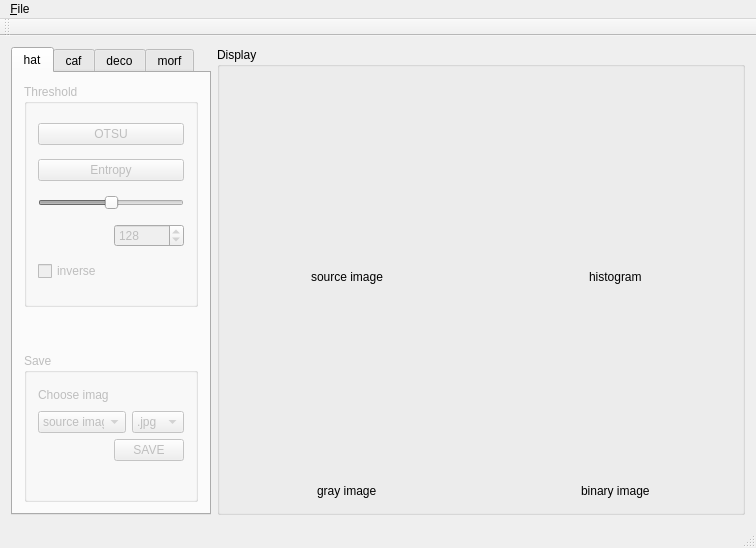
<?xml version="1.0" encoding="UTF-8"?>
<ui version="4.0">
 <class>jimbox</class>
 <widget class="QMainWindow" name="jimbox">
  <property name="geometry">
   <rect>
    <x>0</x>
    <y>0</y>
    <width>756</width>
    <height>548</height>
   </rect>
  </property>
  <property name="windowTitle">
   <string>jimbox</string>
  </property>
  <widget class="QWidget" name="centralWidget">
   <layout class="QHBoxLayout" name="horizontalLayout_2">
    <item>
     <widget class="QTabWidget" name="tabWidget">
      <property name="sizePolicy">
       <sizepolicy hsizetype="Preferred" vsizetype="Expanding">
        <horstretch>3</horstretch>
        <verstretch>0</verstretch>
       </sizepolicy>
      </property>
      <property name="minimumSize">
       <size>
        <width>200</width>
        <height>400</height>
       </size>
      </property>
      <property name="maximumSize">
       <size>
        <width>300</width>
        <height>16777215</height>
       </size>
      </property>
      <property name="currentIndex">
       <number>0</number>
      </property>
      <widget class="QWidget" name="hatTab">
       <attribute name="title">
        <string>hat</string>
       </attribute>
       <layout class="QVBoxLayout" name="verticalLayout">
        <item>
         <widget class="QGroupBox" name="thregroupBox">
          <property name="enabled">
           <bool>false</bool>
          </property>
          <property name="sizePolicy">
           <sizepolicy hsizetype="Preferred" vsizetype="Preferred">
            <horstretch>0</horstretch>
            <verstretch>15</verstretch>
           </sizepolicy>
          </property>
          <property name="title">
           <string>Threshold</string>
          </property>
          <layout class="QGridLayout" name="gridLayout_27">
           <item row="0" column="0" colspan="2">
            <widget class="QPushButton" name="otsuButton">
             <property name="text">
              <string>OTSU</string>
             </property>
            </widget>
           </item>
           <item row="1" column="0" colspan="2">
            <widget class="QPushButton" name="entropyButton">
             <property name="text">
              <string>Entropy</string>
             </property>
            </widget>
           </item>
           <item row="2" column="0" colspan="2">
            <widget class="QSlider" name="threSlider">
             <property name="maximum">
              <number>255</number>
             </property>
             <property name="value">
              <number>128</number>
             </property>
             <property name="orientation">
              <enum>Qt::Horizontal</enum>
             </property>
            </widget>
           </item>
           <item row="3" column="1">
            <widget class="QSpinBox" name="threSpin">
             <property name="maximum">
              <number>255</number>
             </property>
             <property name="value">
              <number>128</number>
             </property>
            </widget>
           </item>
           <item row="4" column="0">
            <widget class="QCheckBox" name="inverseCheck">
             <property name="text">
              <string>inverse</string>
             </property>
            </widget>
           </item>
          </layout>
         </widget>
        </item>
        <item>
         <spacer name="verticalSpacer">
          <property name="orientation">
           <enum>Qt::Vertical</enum>
          </property>
          <property name="sizeHint" stdset="0">
           <size>
            <width>20</width>
            <height>40</height>
           </size>
          </property>
         </spacer>
        </item>
        <item>
         <widget class="QGroupBox" name="savegroupBox">
          <property name="enabled">
           <bool>false</bool>
          </property>
          <property name="sizePolicy">
           <sizepolicy hsizetype="Minimum" vsizetype="Preferred">
            <horstretch>0</horstretch>
            <verstretch>10</verstretch>
           </sizepolicy>
          </property>
          <property name="title">
           <string>Save</string>
          </property>
          <layout class="QGridLayout" name="gridLayout_28">
           <item row="2" column="1">
            <widget class="QPushButton" name="saveButton">
             <property name="text">
              <string>SAVE</string>
             </property>
            </widget>
           </item>
           <item row="1" column="0" colspan="2">
            <layout class="QHBoxLayout" name="horizontalLayout">
             <item>
              <widget class="QComboBox" name="saveChoice">
               <item>
                <property name="text">
                 <string>source image</string>
                </property>
               </item>
               <item>
                <property name="text">
                 <string>histogram</string>
                </property>
               </item>
               <item>
                <property name="text">
                 <string>gray image</string>
                </property>
               </item>
               <item>
                <property name="text">
                 <string>binary image</string>
                </property>
               </item>
              </widget>
             </item>
             <item>
              <widget class="QComboBox" name="saveFormat">
               <item>
                <property name="text">
                 <string>.jpg</string>
                </property>
               </item>
               <item>
                <property name="text">
                 <string>.png</string>
                </property>
               </item>
              </widget>
             </item>
            </layout>
           </item>
           <item row="3" column="0" colspan="2">
            <widget class="QLabel" name="saveTip">
             <property name="text">
              <string/>
             </property>
            </widget>
           </item>
           <item row="0" column="0">
            <widget class="QLabel" name="saveLabel1">
             <property name="text">
              <string>Choose image:</string>
             </property>
            </widget>
           </item>
          </layout>
         </widget>
        </item>
       </layout>
      </widget>
      <widget class="QWidget" name="cafTab">
       <attribute name="title">
        <string>caf</string>
       </attribute>
       <layout class="QVBoxLayout" name="verticalLayout_3">
        <item>
         <widget class="QGroupBox" name="groupBox">
          <property name="sizePolicy">
           <sizepolicy hsizetype="Preferred" vsizetype="Preferred">
            <horstretch>0</horstretch>
            <verstretch>0</verstretch>
           </sizepolicy>
          </property>
          <property name="minimumSize">
           <size>
            <width>150</width>
            <height>250</height>
           </size>
          </property>
          <property name="title">
           <string>Filter choice</string>
          </property>
          <layout class="QVBoxLayout" name="verticalLayout_4">
           <item>
            <layout class="QVBoxLayout" name="verticalLayout_2">
             <item>
              <widget class="QLabel" name="label">
               <property name="text">
                <string>Edge Detection:</string>
               </property>
              </widget>
             </item>
             <item>
              <layout class="QGridLayout" name="gridLayout">
               <item row="0" column="0">
                <widget class="QLabel" name="label_3">
                 <property name="text">
                  <string>Roberts:</string>
                 </property>
                </widget>
               </item>
               <item row="0" column="1">
                <widget class="QRadioButton" name="robertsxButton">
                 <property name="text">
                  <string>Gx</string>
                 </property>
                </widget>
               </item>
               <item row="0" column="2">
                <widget class="QRadioButton" name="robertsyButton">
                 <property name="text">
                  <string>Gy</string>
                 </property>
                </widget>
               </item>
               <item row="1" column="0">
                <widget class="QLabel" name="label_4">
                 <property name="text">
                  <string>Prewitt:</string>
                 </property>
                </widget>
               </item>
               <item row="1" column="1">
                <widget class="QRadioButton" name="prewittxButton">
                 <property name="text">
                  <string>Gx</string>
                 </property>
                </widget>
               </item>
               <item row="1" column="2">
                <widget class="QRadioButton" name="prewittyButton">
                 <property name="text">
                  <string>Gy</string>
                 </property>
                </widget>
               </item>
               <item row="2" column="0">
                <widget class="QLabel" name="label_5">
                 <property name="text">
                  <string>Sobel:</string>
                 </property>
                </widget>
               </item>
               <item row="2" column="1">
                <widget class="QRadioButton" name="sobelxButton">
                 <property name="text">
                  <string>Gx</string>
                 </property>
                </widget>
               </item>
               <item row="2" column="2">
                <widget class="QRadioButton" name="sobelyButton">
                 <property name="text">
                  <string>Gy</string>
                 </property>
                </widget>
               </item>
              </layout>
             </item>
            </layout>
           </item>
           <item>
            <widget class="Line" name="line">
             <property name="orientation">
              <enum>Qt::Horizontal</enum>
             </property>
            </widget>
           </item>
           <item>
            <widget class="QLabel" name="label_2">
             <property name="text">
              <string>Noise reduction:</string>
             </property>
            </widget>
           </item>
           <item>
            <layout class="QHBoxLayout" name="horizontalLayout_5">
             <item>
              <widget class="QRadioButton" name="gaussianButton">
               <property name="sizePolicy">
                <sizepolicy hsizetype="Minimum" vsizetype="Fixed">
                 <horstretch>7</horstretch>
                 <verstretch>0</verstretch>
                </sizepolicy>
               </property>
               <property name="text">
                <string>Gaussian:</string>
               </property>
              </widget>
             </item>
             <item>
              <widget class="QLabel" name="label_6">
               <property name="sizePolicy">
                <sizepolicy hsizetype="Preferred" vsizetype="Preferred">
                 <horstretch>2</horstretch>
                 <verstretch>0</verstretch>
                </sizepolicy>
               </property>
               <property name="text">
                <string>σ:</string>
               </property>
              </widget>
             </item>
             <item>
              <widget class="QLineEdit" name="sigmaEdit">
               <property name="sizePolicy">
                <sizepolicy hsizetype="Preferred" vsizetype="Preferred">
                 <horstretch>3</horstretch>
                 <verstretch>0</verstretch>
                </sizepolicy>
               </property>
               <property name="text">
                <string>1</string>
               </property>
              </widget>
             </item>
            </layout>
           </item>
           <item>
            <widget class="QRadioButton" name="medianButton">
             <property name="text">
              <string>Median</string>
             </property>
            </widget>
           </item>
           <item>
            <widget class="Line" name="line_2">
             <property name="orientation">
              <enum>Qt::Horizontal</enum>
             </property>
            </widget>
           </item>
           <item>
            <widget class="QRadioButton" name="manualfilButton">
             <property name="text">
              <string>Manual:</string>
             </property>
            </widget>
           </item>
           <item>
            <layout class="QHBoxLayout" name="horizontalLayout_6">
             <item>
              <widget class="QComboBox" name="kindexBox">
               <item>
                <property name="text">
                 <string>[1,1] :</string>
                </property>
               </item>
               <item>
                <property name="text">
                 <string>[1,2] :</string>
                </property>
               </item>
               <item>
                <property name="text">
                 <string>[1,3] :</string>
                </property>
               </item>
               <item>
                <property name="text">
                 <string>[2,1] :</string>
                </property>
               </item>
               <item>
                <property name="text">
                 <string>[2,2] :</string>
                </property>
               </item>
               <item>
                <property name="text">
                 <string>[2,3] :</string>
                </property>
               </item>
               <item>
                <property name="text">
                 <string>[3,1] :</string>
                </property>
               </item>
               <item>
                <property name="text">
                 <string>[3,2] :</string>
                </property>
               </item>
               <item>
                <property name="text">
                 <string>[3,3] :</string>
                </property>
               </item>
              </widget>
             </item>
             <item>
              <widget class="QLineEdit" name="kvalueEdit"/>
             </item>
            </layout>
           </item>
          </layout>
         </widget>
        </item>
        <item>
         <layout class="QHBoxLayout" name="horizontalLayout_4">
          <item>
           <spacer name="horizontalSpacer">
            <property name="orientation">
             <enum>Qt::Horizontal</enum>
            </property>
            <property name="sizeHint" stdset="0">
             <size>
              <width>40</width>
              <height>20</height>
             </size>
            </property>
           </spacer>
          </item>
          <item>
           <widget class="QLabel" name="kernelLabel">
            <property name="minimumSize">
             <size>
              <width>100</width>
              <height>100</height>
             </size>
            </property>
            <property name="text">
             <string>TextLabel</string>
            </property>
            <property name="scaledContents">
             <bool>true</bool>
            </property>
           </widget>
          </item>
          <item>
           <spacer name="horizontalSpacer_11">
            <property name="orientation">
             <enum>Qt::Horizontal</enum>
            </property>
            <property name="sizeHint" stdset="0">
             <size>
              <width>40</width>
              <height>20</height>
             </size>
            </property>
           </spacer>
          </item>
         </layout>
        </item>
        <item>
         <layout class="QHBoxLayout" name="horizontalLayout_3">
          <item>
           <widget class="QLabel" name="opeLabel">
            <property name="text">
             <string>Operation:</string>
            </property>
           </widget>
          </item>
          <item>
           <widget class="QComboBox" name="filterChoice">
            <item>
             <property name="text">
              <string>Correlation</string>
             </property>
            </item>
            <item>
             <property name="text">
              <string>Convolution</string>
             </property>
            </item>
           </widget>
          </item>
         </layout>
        </item>
        <item>
         <widget class="QPushButton" name="filterButton">
          <property name="enabled">
           <bool>false</bool>
          </property>
          <property name="text">
           <string>Filter</string>
          </property>
         </widget>
        </item>
       </layout>
      </widget>
      <widget class="QWidget" name="decotab">
       <attribute name="title">
        <string>deco</string>
       </attribute>
       <layout class="QVBoxLayout" name="verticalLayout_5">
        <item>
         <widget class="QRadioButton" name="decoRadio_1">
          <property name="text">
           <string>dilation</string>
          </property>
          <property name="checked">
           <bool>true</bool>
          </property>
         </widget>
        </item>
        <item>
         <widget class="QRadioButton" name="decoRadio_2">
          <property name="text">
           <string>erosion</string>
          </property>
         </widget>
        </item>
        <item>
         <widget class="QRadioButton" name="decoRadio_3">
          <property name="text">
           <string>closing</string>
          </property>
         </widget>
        </item>
        <item>
         <widget class="QRadioButton" name="decoRadio_4">
          <property name="text">
           <string>opening</string>
          </property>
         </widget>
        </item>
        <item>
         <widget class="QComboBox" name="DimType">
          <item>
           <property name="text">
            <string>binary</string>
           </property>
          </item>
          <item>
           <property name="text">
            <string>gray</string>
           </property>
          </item>
         </widget>
        </item>
        <item>
         <widget class="QLabel" name="label_7">
          <property name="text">
           <string>Input SE:</string>
          </property>
         </widget>
        </item>
        <item>
         <widget class="QTableWidget" name="SEEdit">
          <property name="rowCount">
           <number>3</number>
          </property>
          <property name="columnCount">
           <number>3</number>
          </property>
          <row/>
          <row/>
          <row/>
          <column/>
          <column/>
          <column/>
          <item row="0" column="0">
           <property name="text">
            <string>1</string>
           </property>
          </item>
          <item row="0" column="1">
           <property name="text">
            <string>1</string>
           </property>
          </item>
          <item row="0" column="2">
           <property name="text">
            <string>1</string>
           </property>
          </item>
          <item row="1" column="0">
           <property name="text">
            <string>1</string>
           </property>
          </item>
          <item row="1" column="1">
           <property name="text">
            <string>1</string>
           </property>
          </item>
          <item row="1" column="2">
           <property name="text">
            <string>1</string>
           </property>
          </item>
          <item row="2" column="0">
           <property name="text">
            <string>1</string>
           </property>
          </item>
          <item row="2" column="1">
           <property name="text">
            <string>1</string>
           </property>
          </item>
          <item row="2" column="2">
           <property name="text">
            <string>1</string>
           </property>
          </item>
         </widget>
        </item>
        <item>
         <layout class="QHBoxLayout" name="horizontalLayout_7">
          <item>
           <widget class="QLabel" name="label_8">
            <property name="text">
             <string>Set SE size:</string>
            </property>
           </widget>
          </item>
          <item>
           <widget class="QSpinBox" name="SErow">
            <property name="value">
             <number>3</number>
            </property>
           </widget>
          </item>
          <item>
           <widget class="QLabel" name="label_9">
            <property name="text">
             <string>x</string>
            </property>
           </widget>
          </item>
          <item>
           <widget class="QSpinBox" name="SEcolumn">
            <property name="value">
             <number>3</number>
            </property>
           </widget>
          </item>
         </layout>
        </item>
        <item>
         <layout class="QHBoxLayout" name="horizontalLayout_8">
          <item>
           <widget class="QLabel" name="label_10">
            <property name="text">
             <string>SE origin:</string>
            </property>
           </widget>
          </item>
          <item>
           <widget class="QSpinBox" name="seO1">
            <property name="value">
             <number>2</number>
            </property>
           </widget>
          </item>
          <item>
           <widget class="QLabel" name="label_11">
            <property name="text">
             <string>,</string>
            </property>
           </widget>
          </item>
          <item>
           <widget class="QSpinBox" name="seO2">
            <property name="value">
             <number>2</number>
            </property>
           </widget>
          </item>
         </layout>
        </item>
        <item>
         <widget class="QPushButton" name="getseButton">
          <property name="text">
           <string>update SE</string>
          </property>
         </widget>
        </item>
        <item>
         <widget class="QPushButton" name="decoButton_1">
          <property name="enabled">
           <bool>false</bool>
          </property>
          <property name="text">
           <string>Apply on origin</string>
          </property>
         </widget>
        </item>
        <item>
         <widget class="QPushButton" name="decoButton_2">
          <property name="enabled">
           <bool>false</bool>
          </property>
          <property name="text">
           <string>Apply on current</string>
          </property>
         </widget>
        </item>
       </layout>
      </widget>
      <widget class="QWidget" name="morftab">
       <attribute name="title">
        <string>morf</string>
       </attribute>
       <layout class="QFormLayout" name="formLayout">
        <item row="0" column="0" colspan="2">
         <layout class="QHBoxLayout" name="horizontalLayout_11">
          <item>
           <spacer name="horizontalSpacer_12">
            <property name="orientation">
             <enum>Qt::Horizontal</enum>
            </property>
            <property name="sizeHint" stdset="0">
             <size>
              <width>40</width>
              <height>20</height>
             </size>
            </property>
           </spacer>
          </item>
          <item>
           <widget class="QComboBox" name="mimType">
            <property name="enabled">
             <bool>true</bool>
            </property>
            <item>
             <property name="text">
              <string>binary</string>
             </property>
            </item>
            <item>
             <property name="text">
              <string>grayscale</string>
             </property>
            </item>
           </widget>
          </item>
          <item>
           <spacer name="horizontalSpacer_13">
            <property name="orientation">
             <enum>Qt::Horizontal</enum>
            </property>
            <property name="sizeHint" stdset="0">
             <size>
              <width>40</width>
              <height>20</height>
             </size>
            </property>
           </spacer>
          </item>
         </layout>
        </item>
        <item row="1" column="0" colspan="2">
         <widget class="Line" name="line_3">
          <property name="orientation">
           <enum>Qt::Horizontal</enum>
          </property>
         </widget>
        </item>
        <item row="2" column="0" colspan="2">
         <widget class="QPushButton" name="dtButton">
          <property name="enabled">
           <bool>false</bool>
          </property>
          <property name="text">
           <string>Distance transform</string>
          </property>
         </widget>
        </item>
        <item row="3" column="0" colspan="2">
         <widget class="Line" name="line_4">
          <property name="orientation">
           <enum>Qt::Horizontal</enum>
          </property>
         </widget>
        </item>
        <item row="4" column="0" colspan="2">
         <widget class="QPushButton" name="skeButton">
          <property name="enabled">
           <bool>false</bool>
          </property>
          <property name="text">
           <string>Skeleton</string>
          </property>
         </widget>
        </item>
        <item row="5" column="0" colspan="2">
         <widget class="QPushButton" name="skereButton">
          <property name="enabled">
           <bool>false</bool>
          </property>
          <property name="text">
           <string>SKeleton restoration</string>
          </property>
         </widget>
        </item>
        <item row="6" column="0" colspan="2">
         <widget class="Line" name="line_5">
          <property name="orientation">
           <enum>Qt::Horizontal</enum>
          </property>
         </widget>
        </item>
        <item row="7" column="0" colspan="2">
         <widget class="QPushButton" name="edgedetectButton">
          <property name="enabled">
           <bool>false</bool>
          </property>
          <property name="text">
           <string>edge detection</string>
          </property>
         </widget>
        </item>
        <item row="8" column="0" colspan="2">
         <widget class="Line" name="line_6">
          <property name="orientation">
           <enum>Qt::Horizontal</enum>
          </property>
         </widget>
        </item>
        <item row="9" column="0" colspan="2">
         <widget class="QPushButton" name="gradientButton">
          <property name="enabled">
           <bool>false</bool>
          </property>
          <property name="text">
           <string>Gradient</string>
          </property>
         </widget>
        </item>
        <item row="10" column="0" colspan="2">
         <widget class="Line" name="line_7">
          <property name="orientation">
           <enum>Qt::Horizontal</enum>
          </property>
         </widget>
        </item>
        <item row="11" column="0" colspan="2">
         <widget class="QCheckBox" name="markerCheck">
          <property name="enabled">
           <bool>false</bool>
          </property>
          <property name="text">
           <string>choose marker:</string>
          </property>
          <property name="checked">
           <bool>true</bool>
          </property>
         </widget>
        </item>
        <item row="12" column="0" colspan="2">
         <widget class="QSlider" name="markerSlider">
          <property name="enabled">
           <bool>false</bool>
          </property>
          <property name="minimum">
           <number>0</number>
          </property>
          <property name="maximum">
           <number>100</number>
          </property>
          <property name="value">
           <number>50</number>
          </property>
          <property name="orientation">
           <enum>Qt::Horizontal</enum>
          </property>
         </widget>
        </item>
        <item row="13" column="0" colspan="2">
         <widget class="QPushButton" name="condilationButton">
          <property name="enabled">
           <bool>false</bool>
          </property>
          <property name="text">
           <string>Conditional Dilation</string>
          </property>
         </widget>
        </item>
        <item row="14" column="0" colspan="2">
         <widget class="Line" name="line_8">
          <property name="orientation">
           <enum>Qt::Horizontal</enum>
          </property>
         </widget>
        </item>
        <item row="15" column="0" colspan="2">
         <widget class="QLabel" name="label_12">
          <property name="text">
           <string>Grayscale reconstruction:</string>
          </property>
         </widget>
        </item>
        <item row="16" column="0" colspan="2">
         <layout class="QHBoxLayout" name="horizontalLayout_9">
          <item>
           <widget class="QLabel" name="label_13">
            <property name="text">
             <string>Opening/Closing radius:</string>
            </property>
           </widget>
          </item>
          <item>
           <widget class="QSpinBox" name="ocSpin">
            <property name="value">
             <number>2</number>
            </property>
           </widget>
          </item>
         </layout>
        </item>
        <item row="17" column="0" colspan="2">
         <layout class="QHBoxLayout" name="horizontalLayout_10">
          <item>
           <widget class="QLabel" name="label_14">
            <property name="text">
             <string>Reconstruction radius:</string>
            </property>
           </widget>
          </item>
          <item>
           <widget class="QSpinBox" name="reconSpin">
            <property name="value">
             <number>1</number>
            </property>
           </widget>
          </item>
         </layout>
        </item>
        <item row="18" column="0">
         <widget class="QPushButton" name="obrButton">
          <property name="enabled">
           <bool>false</bool>
          </property>
          <property name="text">
           <string>OBR</string>
          </property>
         </widget>
        </item>
        <item row="18" column="1">
         <widget class="QPushButton" name="cbrButton">
          <property name="enabled">
           <bool>false</bool>
          </property>
          <property name="text">
           <string>CBR</string>
          </property>
         </widget>
        </item>
       </layout>
      </widget>
     </widget>
    </item>
    <item>
     <widget class="QGroupBox" name="displayBox">
      <property name="sizePolicy">
       <sizepolicy hsizetype="Expanding" vsizetype="Preferred">
        <horstretch>10</horstretch>
        <verstretch>0</verstretch>
       </sizepolicy>
      </property>
      <property name="title">
       <string>Display</string>
      </property>
      <layout class="QGridLayout" name="gridLayout_22">
       <item row="0" column="0">
        <layout class="QGridLayout" name="gridLayout_1">
         <item row="0" column="0" colspan="3">
          <widget class="QWidget" name="ltWidget" native="true">
           <property name="minimumSize">
            <size>
             <width>100</width>
             <height>100</height>
            </size>
           </property>
           <widget class="QLabel" name="ltLabel">
            <property name="geometry">
             <rect>
              <x>10</x>
              <y>10</y>
              <width>160</width>
              <height>160</height>
             </rect>
            </property>
            <property name="text">
             <string/>
            </property>
            <property name="scaledContents">
             <bool>true</bool>
            </property>
           </widget>
          </widget>
         </item>
         <item row="1" column="0">
          <spacer name="horizontalSpacer_1">
           <property name="orientation">
            <enum>Qt::Horizontal</enum>
           </property>
           <property name="sizeHint" stdset="0">
            <size>
             <width>28</width>
             <height>20</height>
            </size>
           </property>
          </spacer>
         </item>
         <item row="1" column="1">
          <widget class="QLabel" name="ltText">
           <property name="sizePolicy">
            <sizepolicy hsizetype="Preferred" vsizetype="Maximum">
             <horstretch>0</horstretch>
             <verstretch>0</verstretch>
            </sizepolicy>
           </property>
           <property name="text">
            <string>source image</string>
           </property>
           <property name="scaledContents">
            <bool>false</bool>
           </property>
          </widget>
         </item>
         <item row="1" column="2">
          <spacer name="horizontalSpacer_2">
           <property name="orientation">
            <enum>Qt::Horizontal</enum>
           </property>
           <property name="sizeHint" stdset="0">
            <size>
             <width>28</width>
             <height>20</height>
            </size>
           </property>
          </spacer>
         </item>
        </layout>
       </item>
       <item row="0" column="1">
        <spacer name="horizontalSpacer_9">
         <property name="orientation">
          <enum>Qt::Horizontal</enum>
         </property>
         <property name="sizeType">
          <enum>QSizePolicy::Maximum</enum>
         </property>
         <property name="sizeHint" stdset="0">
          <size>
           <width>30</width>
           <height>20</height>
          </size>
         </property>
        </spacer>
       </item>
       <item row="0" column="2">
        <layout class="QGridLayout" name="gridLayout_2">
         <item row="0" column="0" colspan="3">
          <widget class="QWidget" name="rtWidget" native="true">
           <property name="minimumSize">
            <size>
             <width>100</width>
             <height>100</height>
            </size>
           </property>
           <widget class="QLabel" name="rtLabel">
            <property name="geometry">
             <rect>
              <x>0</x>
              <y>0</y>
              <width>160</width>
              <height>160</height>
             </rect>
            </property>
            <property name="text">
             <string/>
            </property>
            <property name="scaledContents">
             <bool>true</bool>
            </property>
           </widget>
          </widget>
         </item>
         <item row="1" column="0">
          <spacer name="horizontalSpacer_3">
           <property name="orientation">
            <enum>Qt::Horizontal</enum>
           </property>
           <property name="sizeHint" stdset="0">
            <size>
             <width>28</width>
             <height>20</height>
            </size>
           </property>
          </spacer>
         </item>
         <item row="1" column="1">
          <widget class="QLabel" name="rtText">
           <property name="sizePolicy">
            <sizepolicy hsizetype="Preferred" vsizetype="Maximum">
             <horstretch>0</horstretch>
             <verstretch>0</verstretch>
            </sizepolicy>
           </property>
           <property name="text">
            <string>histogram</string>
           </property>
          </widget>
         </item>
         <item row="1" column="2">
          <spacer name="horizontalSpacer_4">
           <property name="orientation">
            <enum>Qt::Horizontal</enum>
           </property>
           <property name="sizeHint" stdset="0">
            <size>
             <width>28</width>
             <height>20</height>
            </size>
           </property>
          </spacer>
         </item>
        </layout>
       </item>
       <item row="1" column="0">
        <layout class="QGridLayout" name="gridLayout_3">
         <item row="0" column="0" colspan="3">
          <widget class="QWidget" name="lbWidget" native="true">
           <property name="minimumSize">
            <size>
             <width>100</width>
             <height>100</height>
            </size>
           </property>
           <widget class="QLabel" name="lbLabel">
            <property name="geometry">
             <rect>
              <x>10</x>
              <y>10</y>
              <width>160</width>
              <height>160</height>
             </rect>
            </property>
            <property name="text">
             <string/>
            </property>
            <property name="scaledContents">
             <bool>true</bool>
            </property>
           </widget>
          </widget>
         </item>
         <item row="1" column="0">
          <spacer name="horizontalSpacer_5">
           <property name="orientation">
            <enum>Qt::Horizontal</enum>
           </property>
           <property name="sizeHint" stdset="0">
            <size>
             <width>28</width>
             <height>20</height>
            </size>
           </property>
          </spacer>
         </item>
         <item row="1" column="1">
          <widget class="QLabel" name="lbText">
           <property name="sizePolicy">
            <sizepolicy hsizetype="Preferred" vsizetype="Maximum">
             <horstretch>0</horstretch>
             <verstretch>0</verstretch>
            </sizepolicy>
           </property>
           <property name="text">
            <string>gray image</string>
           </property>
          </widget>
         </item>
         <item row="1" column="2">
          <spacer name="horizontalSpacer_6">
           <property name="orientation">
            <enum>Qt::Horizontal</enum>
           </property>
           <property name="sizeHint" stdset="0">
            <size>
             <width>28</width>
             <height>20</height>
            </size>
           </property>
          </spacer>
         </item>
        </layout>
       </item>
       <item row="1" column="1">
        <spacer name="horizontalSpacer_10">
         <property name="orientation">
          <enum>Qt::Horizontal</enum>
         </property>
         <property name="sizeType">
          <enum>QSizePolicy::Maximum</enum>
         </property>
         <property name="sizeHint" stdset="0">
          <size>
           <width>30</width>
           <height>20</height>
          </size>
         </property>
        </spacer>
       </item>
       <item row="1" column="2">
        <layout class="QGridLayout" name="gridLayout_4">
         <item row="0" column="0" colspan="3">
          <widget class="QWidget" name="rbWidget" native="true">
           <property name="minimumSize">
            <size>
             <width>100</width>
             <height>100</height>
            </size>
           </property>
           <widget class="QLabel" name="rbLabel">
            <property name="geometry">
             <rect>
              <x>10</x>
              <y>10</y>
              <width>160</width>
              <height>160</height>
             </rect>
            </property>
            <property name="text">
             <string/>
            </property>
            <property name="scaledContents">
             <bool>true</bool>
            </property>
           </widget>
          </widget>
         </item>
         <item row="1" column="0">
          <spacer name="horizontalSpacer_7">
           <property name="orientation">
            <enum>Qt::Horizontal</enum>
           </property>
           <property name="sizeHint" stdset="0">
            <size>
             <width>28</width>
             <height>20</height>
            </size>
           </property>
          </spacer>
         </item>
         <item row="1" column="1">
          <widget class="QLabel" name="rbText">
           <property name="sizePolicy">
            <sizepolicy hsizetype="Preferred" vsizetype="Maximum">
             <horstretch>0</horstretch>
             <verstretch>0</verstretch>
            </sizepolicy>
           </property>
           <property name="text">
            <string>binary image</string>
           </property>
          </widget>
         </item>
         <item row="1" column="2">
          <spacer name="horizontalSpacer_8">
           <property name="orientation">
            <enum>Qt::Horizontal</enum>
           </property>
           <property name="sizeHint" stdset="0">
            <size>
             <width>28</width>
             <height>20</height>
            </size>
           </property>
          </spacer>
         </item>
        </layout>
       </item>
      </layout>
     </widget>
    </item>
   </layout>
  </widget>
  <widget class="QMenuBar" name="menuBar">
   <property name="geometry">
    <rect>
     <x>0</x>
     <y>0</y>
     <width>756</width>
     <height>23</height>
    </rect>
   </property>
   <widget class="QMenu" name="menu_File">
    <property name="title">
     <string>&amp;File</string>
    </property>
    <addaction name="action_Open"/>
   </widget>
   <addaction name="menu_File"/>
  </widget>
  <widget class="QToolBar" name="mainToolBar">
   <attribute name="toolBarArea">
    <enum>TopToolBarArea</enum>
   </attribute>
   <attribute name="toolBarBreak">
    <bool>false</bool>
   </attribute>
  </widget>
  <widget class="QStatusBar" name="statusBar"/>
  <action name="action_Open">
   <property name="text">
    <string>&amp;Open</string>
   </property>
  </action>
 </widget>
 <layoutdefault spacing="6" margin="11"/>
 <resources/>
 <connections>
  <connection>
   <sender>threSlider</sender>
   <signal>valueChanged(int)</signal>
   <receiver>threSpin</receiver>
   <slot>setValue(int)</slot>
   <hints>
    <hint type="sourcelabel">
     <x>91</x>
     <y>187</y>
    </hint>
    <hint type="destinationlabel">
     <x>138</x>
     <y>223</y>
    </hint>
   </hints>
  </connection>
  <connection>
   <sender>threSpin</sender>
   <signal>valueChanged(int)</signal>
   <receiver>threSlider</receiver>
   <slot>setValue(int)</slot>
   <hints>
    <hint type="sourcelabel">
     <x>138</x>
     <y>223</y>
    </hint>
    <hint type="destinationlabel">
     <x>91</x>
     <y>187</y>
    </hint>
   </hints>
  </connection>
 </connections>
</ui>
